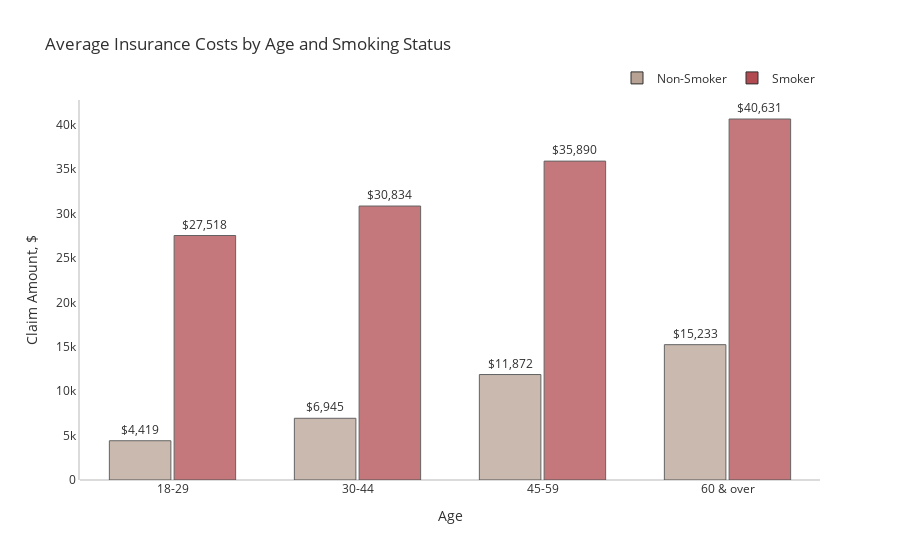

Notebook cell for this chart:
### Markdown cell above
The median claim amount of non-smokers is around \\$7.3k, which is quite lower than the median claim of smokers at over \\$34k. The distribution of insurance costs between the groups is also notably different. For non-smokers, the distribution is skewed to the right, while claim amounts for smokers have more variability with a wider spread in the boxplot and a bimodal distribution with peaks near \\$20k and \\$40k.

### Code cell
plot_df = ins.copy()
plot_df["Age_Group"]=['18-29' if i<30 else '30-44' if (i>=30)&(i<45) else 
                      '45-59' if (i>=45)&(i<60) else '60 & over' for i in ins['age']]
plot_df = plot_df.groupby(['Age_Group','smoker'])['charges'].mean()
plot_df = plot_df.rename('charges').reset_index().sort_values('smoker', ascending=True)
fig = px.bar(plot_df, x='Age_Group', y='charges', color='smoker', height=500, text='charges', 
             opacity=0.75, barmode='group', color_discrete_sequence=['#B7A294','#B14B51'],
             title="Average Insurance Costs by Age and Smoking Status")
fig.update_traces(texttemplate='$%{text:,.0f}', textposition='outside', 
                  marker_line=dict(width=1, color='#303030'))
fig.update_layout(font_color="#303030",bargroupgap=0.05, bargap=0.3, 
                  legend=dict(orientation="h", yanchor="bottom", y=1.02, xanchor="right", x=1, title=""),
                  xaxis=dict(title='Age',showgrid=False), 
                  yaxis=dict(title='Claim Amount, $', showgrid=False,zerolinecolor='#DBDBDB',
                             showline=True, linecolor='#DBDBDB', linewidth=2))
fig.show()

### Figure 1 — Plotly figure (JSON) as saved in the notebook; plotly's stock layout.template omitted (floating-point values rounded to 4 significant figures)
{"data": [{"alignmentgroup": "True", "hovertemplate": "smoker=Non-Smoker<br>Age_Group=%{x}<br>charges=%{text}<extra></extra>", "legendgroup": "Non-Smoker", "marker": {"color": "#B7A294", "line": {"color": "#303030", "width": 1}, "opacity": 0.75, "pattern": {"shape": ""}}, "name": "Non-Smoker", "offsetgroup": "Non-Smoker", "orientation": "v", "showlegend": true, "text": [4419.0, 6945.0, 11870.0, 15230.0], "textposition": "outside", "texttemplate": "$%{text:,.0f}", "type": "bar", "x": ["18-29", "30-44", "45-59", "60 & over"], "xaxis": "x", "y": [4419.0, 6945.0, 11870.0, 15230.0], "yaxis": "y"}, {"alignmentgroup": "True", "hovertemplate": "smoker=Smoker<br>Age_Group=%{x}<br>charges=%{text}<extra></extra>", "legendgroup": "Smoker", "marker": {"color": "#B14B51", "line": {"color": "#303030", "width": 1}, "opacity": 0.75, "pattern": {"shape": ""}}, "name": "Smoker", "offsetgroup": "Smoker", "orientation": "v", "showlegend": true, "text": [27520.0, 30830.0, 35890.0, 40630.0], "textposition": "outside", "texttemplate": "$%{text:,.0f}", "type": "bar", "x": ["18-29", "30-44", "45-59", "60 & over"], "xaxis": "x", "y": [27520.0, 30830.0, 35890.0, 40630.0], "yaxis": "y"}], "layout": {"autosize": true, "bargap": 0.3, "bargroupgap": 0.05, "barmode": "group", "font": {"color": "#303030"}, "legend": {"orientation": "h", "title": {"text": ""}, "tracegroupgap": 0, "x": 1, "xanchor": "right", "y": 1.02, "yanchor": "bottom"}, "title": {"text": "Average Insurance Costs by Age and Smoking Status"}, "xaxis": {"anchor": "y", "autorange": true, "domain": [0, 1], "range": [-0.5, 3.5], "showgrid": false, "title": {"text": "Age"}, "type": "category"}, "yaxis": {"anchor": "x", "autorange": true, "domain": [0, 1], "linecolor": "#DBDBDB", "linewidth": 2, "range": [0, 42770.0], "showgrid": false, "showline": true, "title": {"text": "Claim Amount, $"}, "type": "linear", "zerolinecolor": "#DBDBDB"}}}
